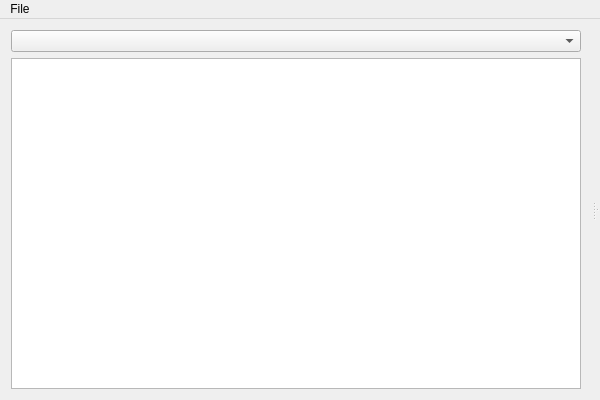
<?xml version="1.0" encoding="UTF-8"?>
<ui version="4.0">
 <class>MainWindow</class>
 <widget class="QMainWindow" name="MainWindow">
  <property name="geometry">
   <rect>
    <x>0</x>
    <y>0</y>
    <width>600</width>
    <height>400</height>
   </rect>
  </property>
  <property name="windowTitle">
   <string>MainWindow</string>
  </property>
  <widget class="QWidget" name="centralWidget">
   <layout class="QHBoxLayout">
    <property name="leftMargin">
     <number>0</number>
    </property>
    <property name="topMargin">
     <number>0</number>
    </property>
    <property name="rightMargin">
     <number>0</number>
    </property>
    <property name="bottomMargin">
     <number>0</number>
    </property>
    <item>
     <widget class="QSplitter" name="splitterV">
      <property name="orientation">
       <enum>Qt::Orientation::Horizontal</enum>
      </property>
      <widget class="QWidget" name="verticalLayoutWidget">
       <layout class="QVBoxLayout" name="_2">
        <item>
         <widget class="QComboBox" name="language"/>
        </item>
        <item>
         <widget class="QTreeView" name="navigatorView"/>
        </item>
       </layout>
      </widget>
      <widget class="QSplitter" name="splitterH">
       <property name="orientation">
        <enum>Qt::Orientation::Vertical</enum>
       </property>
       <widget class="HomeCompa::FliFaq::TranslationWidget" name="reference" native="true"/>
       <widget class="HomeCompa::FliFaq::TranslationWidget" name="translation" native="true"/>
      </widget>
     </widget>
    </item>
   </layout>
  </widget>
  <widget class="QMenuBar" name="mainMenu">
   <property name="geometry">
    <rect>
     <x>0</x>
     <y>0</y>
     <width>600</width>
     <height>22</height>
    </rect>
   </property>
   <widget class="QMenu" name="menuFile">
    <property name="title">
     <string>File</string>
    </property>
    <addaction name="actionSave"/>
    <addaction name="actionExport"/>
    <addaction name="separator"/>
    <addaction name="actionExit"/>
   </widget>
   <addaction name="menuFile"/>
  </widget>
  <action name="actionExit">
   <property name="text">
    <string>E&amp;xit</string>
   </property>
   <property name="shortcut">
    <string>Alt+X</string>
   </property>
   <property name="menuRole">
    <enum>QAction::MenuRole::NoRole</enum>
   </property>
  </action>
  <action name="actionSave">
   <property name="text">
    <string>&amp;Save</string>
   </property>
   <property name="shortcut">
    <string>Ctrl+S</string>
   </property>
   <property name="menuRole">
    <enum>QAction::MenuRole::NoRole</enum>
   </property>
  </action>
  <action name="actionExport">
   <property name="text">
    <string>&amp;Export</string>
   </property>
   <property name="shortcut">
    <string>Ctrl+E</string>
   </property>
   <property name="menuRole">
    <enum>QAction::MenuRole::NoRole</enum>
   </property>
  </action>
 </widget>
 <layoutdefault spacing="6" margin="11"/>
 <customwidgets>
  <customwidget>
   <class>HomeCompa::FliFaq::TranslationWidget</class>
   <extends>QWidget</extends>
   <header>TranslationWidget.h</header>
   <container>1</container>
  </customwidget>
 </customwidgets>
 <resources/>
 <connections>
  <connection>
   <sender>actionExit</sender>
   <signal>triggered()</signal>
   <receiver>MainWindow</receiver>
   <slot>close()</slot>
   <hints>
    <hint type="sourcelabel">
     <x>-1</x>
     <y>-1</y>
    </hint>
    <hint type="destinationlabel">
     <x>299</x>
     <y>199</y>
    </hint>
   </hints>
  </connection>
 </connections>
</ui>
